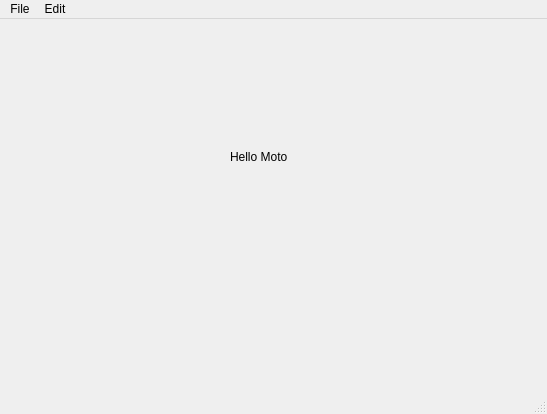
<?xml version="1.0" encoding="UTF-8"?>
<ui version="4.0">
 <class>MainWindow</class>
 <widget class="QMainWindow" name="MainWindow">
  <property name="geometry">
   <rect>
    <x>0</x>
    <y>0</y>
    <width>547</width>
    <height>414</height>
   </rect>
  </property>
  <property name="windowTitle">
   <string>MainWindow</string>
  </property>
  <widget class="QWidget" name="centralwidget">
   <widget class="QLabel" name="label">
    <property name="geometry">
     <rect>
      <x>230</x>
      <y>130</y>
      <width>101</width>
      <height>16</height>
     </rect>
    </property>
    <property name="text">
     <string>Hello Moto</string>
    </property>
   </widget>
  </widget>
  <widget class="QMenuBar" name="menubar">
   <property name="geometry">
    <rect>
     <x>0</x>
     <y>0</y>
     <width>547</width>
     <height>33</height>
    </rect>
   </property>
   <widget class="QMenu" name="menuFile">
    <property name="title">
     <string>File</string>
    </property>
    <widget class="QMenu" name="menuNew">
     <property name="title">
      <string>New</string>
     </property>
     <addaction name="actionProject"/>
     <addaction name="actionFile"/>
    </widget>
    <addaction name="menuNew"/>
    <addaction name="actionSave"/>
   </widget>
   <widget class="QMenu" name="menuEdit">
    <property name="title">
     <string>Edit</string>
    </property>
    <addaction name="actionCopy"/>
    <addaction name="actionPaste"/>
   </widget>
   <addaction name="menuFile"/>
   <addaction name="menuEdit"/>
  </widget>
  <widget class="QStatusBar" name="statusbar"/>
  <action name="actionSave">
   <property name="text">
    <string>Save</string>
   </property>
   <property name="statusTip">
    <string>Saves the file</string>
   </property>
   <property name="shortcut">
    <string>Ctrl+S</string>
   </property>
  </action>
  <action name="actionCopy">
   <property name="text">
    <string>Copy</string>
   </property>
   <property name="statusTip">
    <string>Copy something</string>
   </property>
   <property name="shortcut">
    <string>Ctrl+C</string>
   </property>
  </action>
  <action name="actionPaste">
   <property name="text">
    <string>Paste</string>
   </property>
   <property name="statusTip">
    <string>Paste a file</string>
   </property>
   <property name="shortcut">
    <string>Ctrl+V</string>
   </property>
  </action>
  <action name="actionProject">
   <property name="text">
    <string>Project</string>
   </property>
   <property name="statusTip">
    <string>Create a new project</string>
   </property>
   <property name="shortcut">
    <string>Ctrl+N</string>
   </property>
  </action>
  <action name="actionFile">
   <property name="text">
    <string>File</string>
   </property>
  </action>
 </widget>
 <resources/>
 <connections/>
</ui>
